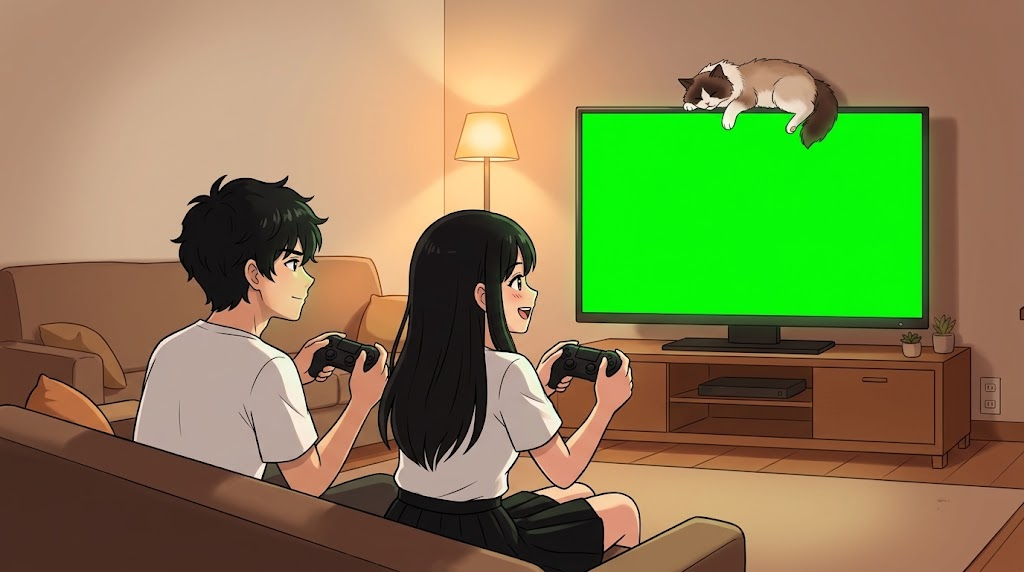
#> input picture art/title/home.png, 1024 x 572 px
$ python fix_title_green.py
#> lines starting #> are read from the running program, lines starting #| are printed output that depends on the picture
# 登录页背景图预处理：去掉电视屏幕四周那圈绿边（原图绿幕的抗锯齿过渡）。
#
# 做法：自动量出绿幕矩形 → 取「外扩 6px」到「内缩 2px」之间的这一圈像素，
# 只要绿色通道明显高于红蓝（G > max(R,B) + 10）就把 G 压到 max(R,B) + 4
# （和 tools/split_props.py 的去绿边规则一致），画面其他地方一个像素都不动。
#
# 用法：python tools/fix_title_green.py
#   art/title/home.png（源图，不改） → art/title/home_fixed.png（检查用）+ art/title/home.webp（打包用）
# 换登录页图时：替换 home.png 后跑这个脚本，再把打印出来的 TV 比例更新到 js/title.js 顶部。
import json
import os
from PIL import Image

R = os.path.dirname(os.path.dirname(os.path.abspath(__file__)))
SRC = os.path.join(R, 'art', 'title', 'home.png')
OUT_PNG = os.path.join(R, 'art', 'title', 'home_fixed.png')
OUT_WEBP = os.path.join(R, 'art', 'title', 'home.webp')

EXPAND = 10    # 屏幕矩形向外扩多少像素（这一圈要处理）
# 实测：绿幕的绿边延伸到 6px，但电视外壳本身也带一点墨绿，8~10px 还有零星绿像素；
# 再往外 26px 起是房间里的绿植，绝对不能碰，所以 10 是安全上限。
INSET = 12      # 向内处理多少像素：WebP 的色度抽样会把屏幕内部的绿"渗"回边缘，
               # 所以内侧也要压一段（屏幕内部会被演示画面盖住，不影响观感）


def green_box(im):
    """量出绿幕矩形：取所有"明显偏绿"像素的包围盒"""
    W, H = im.size
    px = im.load()
    xs, ys = [], []
    for y in range(H):
        for x in range(W):
            r, g, b = px[x, y]
            if g > 90 and g - max(r, b) > 35:
                xs.append(x); ys.append(y)
    if not xs:
        raise SystemExit('没找到绿幕，检查一下原图')
    return min(xs), min(ys), max(xs), max(ys)


def main():
    im = Image.open(SRC).convert('RGB')
#> im is the input picture: PIL image 1024x572 RGB; mean R, G, B 133.5, 129.9, 79.6
    W, H = im.size
#> W = 1024; H = 572
    x0, y0, x1, y1 = green_box(im)
#> after the loop in green_box, `for y in range(H):`: xs = 68092 items
#> x0 = 582; y0 = 111; x1 = 924; y1 = 319
    print('绿幕矩形: (%d,%d)-(%d,%d)  尺寸 %dx%d' % (x0, y0, x1, y1, x1 - x0, y1 - y0))
#| 绿幕矩形: (582,111)-(924,319)  尺寸 342x208
    print('TV 比例（js/title.js）: x=%.4f y=%.4f w=%.4f h=%.4f'
          % (x0 / W, y0 / H, (x1 - x0) / W, (y1 - y0) / H))
#| TV 比例（js/title.js）: x=0.5684 y=0.1941 w=0.3340 h=0.3636

    px = im.load()
    ox0, oy0 = x0 - EXPAND, y0 - EXPAND           # 外圈
#> ox0 = 572; oy0 = 101
    ox1, oy1 = x1 + EXPAND, y1 + EXPAND
#> ox1 = 934; oy1 = 329
    ix0, iy0 = x0 + INSET, y0 + INSET             # 内圈（这之内不处理）
#> ix0 = 594; iy0 = 123
    ix1, iy1 = x1 - INSET, y1 - INSET
#> ix1 = 912; iy1 = 307
    fixed = 0
    for y in range(max(0, oy0), min(H, oy1 + 1)):
        for x in range(max(0, ox0), min(W, ox1 + 1)):
            if ix0 <= x <= ix1 and iy0 <= y <= iy1:
                continue                           # 屏幕内部，跳过
            r, g, b = px[x, y]
            if g > max(r, b) + 10:                 # 明显偏绿 → 压下去
                px[x, y] = (r, max(r, b) + 4, b)
                fixed += 1
#> after the loop, fixed = 14173
    print('处理了 %d 个绿像素（外扩 %d、内缩 %d 的那一圈）' % (fixed, EXPAND, INSET))
#| 处理了 14173 个绿像素（外扩 10、内缩 12 的那一圈）

    im.save(OUT_PNG)
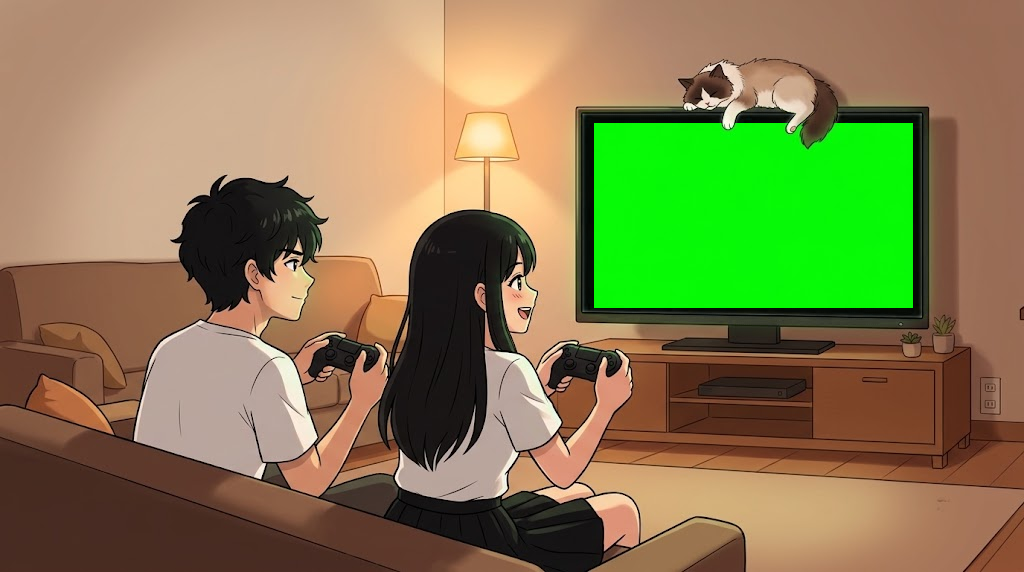
#> saved as home_fixed.png: PIL image 1024x572 RGB; mean R, G, B 133.5, 126.3, 79.6
    im.save(OUT_WEBP, 'WEBP', quality=90, method=6)
    print('输出: %s (%.0f KB) / %s (%.0f KB)'
          % (os.path.basename(OUT_PNG), os.path.getsize(OUT_PNG) / 1024,
             os.path.basename(OUT_WEBP), os.path.getsize(OUT_WEBP) / 1024))


if __name__ == '__main__':
    main()
